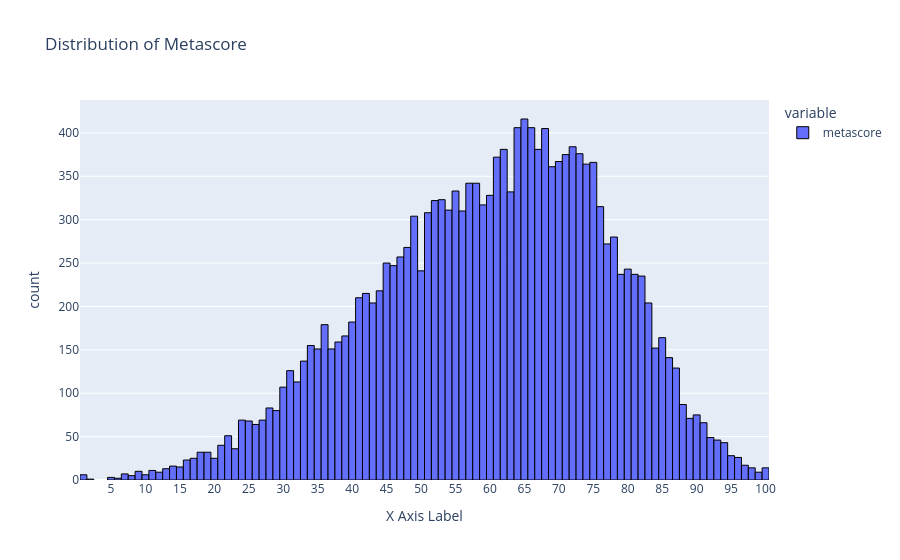

Write notebook code for a chart like this one.
### Markdown cell above
- Uniform distribution
- traces of seasonality every weekend

### Code cell
plt.figure(figsize=(10, 4))
fig = px.histogram(df_num["metascore"], nbins=150, title="Distribution of Metascore")
fig.update_xaxes(
    tickmode='linear',     # Linear tick spacing
    dtick=5,               # Tick every 10 units
    title='X Axis Label'
)



fig.update_traces(
    marker_line_width=1,
    marker_line_color="black"
)
fig.show()

### Figure 1 — Plotly figure (JSON) as saved in the notebook; plotly's stock layout.template omitted (floating-point values rounded to 4 significant figures; data arrays with more than 128 entries replaced by an {"elided": "..."} marker saying what was removed)
{"data": [{"bingroup": "x", "hovertemplate": "variable=metascore<br>value=%{x}<br>count=%{y}<extra></extra>", "legendgroup": "metascore", "marker": {"color": "#636efa", "line": {"color": "black", "width": 1}, "pattern": {"shape": ""}}, "name": "metascore", "nbinsx": 150, "orientation": "v", "showlegend": true, "type": "histogram", "x": {"elided": "16923 int values"}, "xaxis": "x", "yaxis": "y"}], "layout": {"barmode": "relative", "legend": {"title": {"text": "variable"}, "tracegroupgap": 0}, "title": {"text": "Distribution of Metascore"}, "xaxis": {"anchor": "y", "domain": [0, 1], "dtick": 5, "tickmode": "linear", "title": {"text": "X Axis Label"}}, "yaxis": {"anchor": "x", "domain": [0, 1], "title": {"text": "count"}}}}
